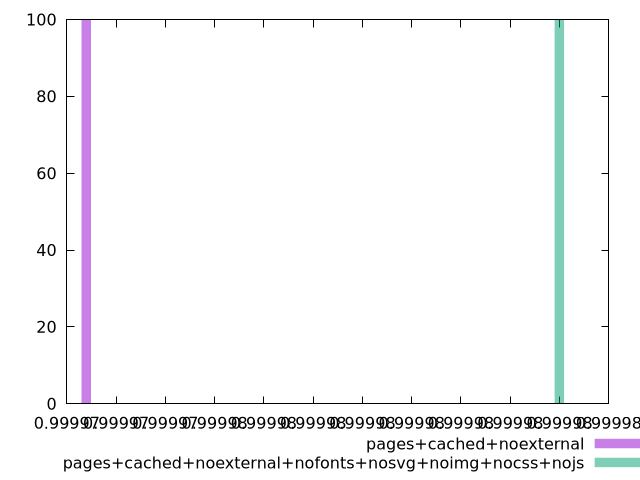

Write gnuplot code to recreate this figure.
$_pagesCachedNoexternal <<EOF
0.9999723939892163 100
EOF
$_pagesCachedNoexternalNofontsNosvgNoimgNocssNojs <<EOF
0.9999819950158803 100
EOF
set key outside below
set terminal pngcairo
set output "report_00005_2020-11-02T22-26-11.212Z/uses-long-cache-ttl/uses-long-cache-ttl_pages+cached+noexternal_pages+cached+noexternal+nofonts+nosvg+noimg+nocss+nojs+hist.png"
set boxwidth 1.9202053327838087e-7
set style fill transparent solid 0.5 noborder
set yrange [0:100]
plot $_pagesCachedNoexternal title "pages+cached+noexternal" with boxes ,$_pagesCachedNoexternalNofontsNosvgNoimgNocssNojs title "pages+cached+noexternal+nofonts+nosvg+noimg+nocss+nojs" with boxes ,
